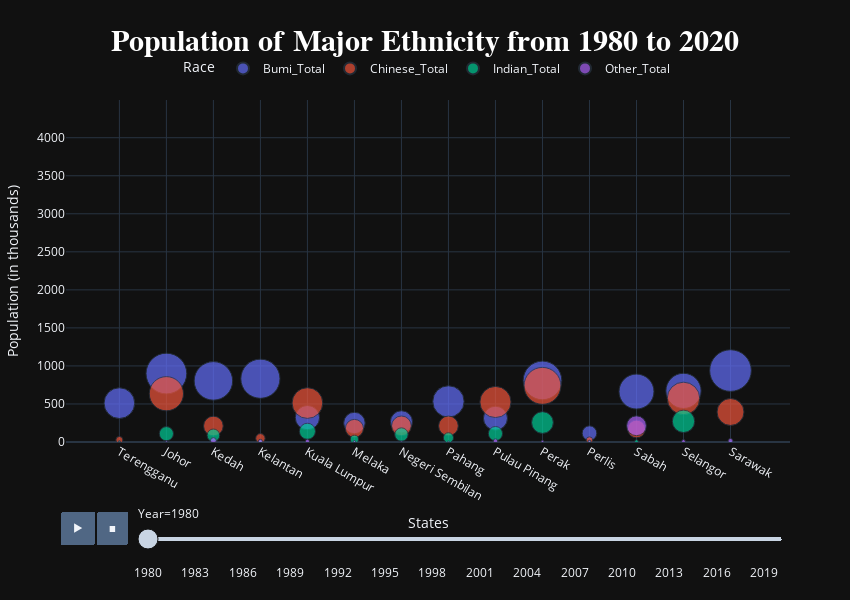

The notebook cell saved with this chart:
### Code cell
# melt the data to long format
pop_state_melted = pop_state.melt(
    id_vars=['Year', 'State'],
    value_vars=['Bumi_Total', 'Chinese_Total', 'Indian_Total', 'Other_Total'],
    var_name='Race', 
    value_name='Population'
)

max_population = pop_state_melted['Population'].max()

fig = px.scatter (
    pop_state_melted, 
    x='State', 
    y='Population', 
    size='Population',
    size_max=60,
    color='Race',
    animation_frame='Year', 
    range_y=[0, max_population + 600],  # Increase the upper limit
    labels = {'Population': 'Population (in thousands)', 'State': 'States'}
)

fig.update_layout(
    template='plotly_dark',
    showlegend=True,
    width=850,
    height=600,
    margin=dict(t=100, b=50, l=50, r=60),
    title= 'Population of Major Ethnicity from 1980 to 2020',
    title_font=dict(size=30, family='Arial', weight='bold', color='white'),  # Title color for dark mode
    title_x= 0.5, 
    title_y= 0.95,
    legend=dict(
        orientation="h",  
        yanchor="bottom", 
        y=1.05,  
        xanchor="center", 
        x=0.5  
    )
)

fig.write_html("../charts_html/bubble-charts-state.html")

fig.show()

### Figure 1 — Plotly figure (JSON) as saved in the notebook; plotly's stock layout.template omitted (floating-point values rounded to 4 significant figures)
{"data": [{"hovertemplate": "Race=Bumi_Total<br>Year=1980<br>States=%{x}<br>Population (in thousands)=%{marker.size}<extra></extra>", "legendgroup": "Bumi_Total", "marker": {"color": "#636efa", "size": [510.9, 899.7, 803.4, 831.7, 320.6, 249.6, 265.3, 532.9, 312.9, 809.4, 116.2, 663.1, 672, 939.1], "sizemode": "area", "sizeref": 1.082, "symbol": "circle"}, "mode": "markers", "name": "Bumi_Total", "orientation": "v", "showlegend": true, "type": "scatter", "x": ["Terengganu", "Johor", "Kedah", "Kelantan", "Kuala Lumpur", "Melaka", "Negeri Sembilan", "Pahang", "Pulau Pinang", "Perak", "Perlis", "Sabah", "Selangor", "Sarawak"], "xaxis": "x", "y": [510.9, 899.7, 803.4, 831.7, 320.6, 249.6, 265.3, 532.9, 312.9, 809.4, 116.2, 663.1, 672, 939.1], "yaxis": "y"}, {"hovertemplate": "Race=Chinese_Total<br>Year=1980<br>States=%{x}<br>Population (in thousands)=%{marker.size}<extra></extra>", "legendgroup": "Chinese_Total", "marker": {"color": "#EF553B", "size": [26.9, 634.7, 210.3, 48.3, 512.1, 178.2, 211.6, 211.5, 526.1, 738, 24, 171.1, 572.6, 394.7], "sizemode": "area", "sizeref": 1.082, "symbol": "circle"}, "mode": "markers", "name": "Chinese_Total", "orientation": "v", "showlegend": true, "type": "scatter", "x": ["Terengganu", "Johor", "Kedah", "Kelantan", "Kuala Lumpur", "Melaka", "Negeri Sembilan", "Pahang", "Pulau Pinang", "Perak", "Perlis", "Sabah", "Selangor", "Sarawak"], "xaxis": "x", "y": [26.9, 634.7, 210.3, 48.3, 512.1, 178.2, 211.6, 211.5, 526.1, 738, 24, 171.1, 572.6, 394.7], "yaxis": "y"}, {"hovertemplate": "Race=Indian_Total<br>Year=1980<br>States=%{x}<br>Population (in thousands)=%{marker.size}<extra></extra>", "legendgroup": "Indian_Total", "marker": {"color": "#00cc96", "size": [2.7, 109.3, 87.4, 6.7, 140.8, 35.7, 98, 55.8, 110.3, 256, 4.2, 7.2, 271.8, 3.7], "sizemode": "area", "sizeref": 1.082, "symbol": "circle"}, "mode": "markers", "name": "Indian_Total", "orientation": "v", "showlegend": true, "type": "scatter", "x": ["Terengganu", "Johor", "Kedah", "Kelantan", "Kuala Lumpur", "Melaka", "Negeri Sembilan", "Pahang", "Pulau Pinang", "Perak", "Perlis", "Sabah", "Selangor", "Sarawak"], "xaxis": "x", "y": [2.7, 109.3, 87.4, 6.7, 140.8, 35.7, 98, 55.8, 110.3, 256, 4.2, 7.2, 271.8, 3.7], "yaxis": "y"}, {"hovertemplate": "Race=Other_Total<br>Year=1980<br>States=%{x}<br>Population (in thousands)=%{marker.size}<extra></extra>", "legendgroup": "Other_Total", "marker": {"color": "#ab63fa", "size": [1.2, 2.5, 18.8, 8.9, 9.6, 3.3, 1.7, 1.7, 11.5, 4.2, 4.2, 213.6, 7.8, 13.7], "sizemode": "area", "sizeref": 1.082, "symbol": "circle"}, "mode": "markers", "name": "Other_Total", "orientation": "v", "showlegend": true, "type": "scatter", "x": ["Terengganu", "Johor", "Kedah", "Kelantan", "Kuala Lumpur", "Melaka", "Negeri Sembilan", "Pahang", "Pulau Pinang", "Perak", "Perlis", "Sabah", "Selangor", "Sarawak"], "xaxis": "x", "y": [1.2, 2.5, 18.8, 8.9, 9.6, 3.3, 1.7, 1.7, 11.5, 4.2, 4.2, 213.6, 7.8, 13.7], "yaxis": "y"}], "layout": {"height": 600, "legend": {"itemsizing": "constant", "orientation": "h", "title": {"text": "Race"}, "tracegroupgap": 0, "x": 0.5, "xanchor": "center", "y": 1.05, "yanchor": "bottom"}, "margin": {"b": 50, "l": 50, "r": 60, "t": 100}, "showlegend": true, "sliders": [{"active": 0, "currentvalue": {"prefix": "Year="}, "len": 0.9, "pad": {"b": 10, "t": 60}, "steps": [{"args": [["1980"], {"frame": {"duration": 0, "redraw": false}, "fromcurrent": true, "mode": "immediate", "transition": {"duration": 0, "easing": "linear"}}], "label": "1980", "method": "animate"}, {"args": [["1981"], {"frame": {"duration": 0, "redraw": false}, "fromcurrent": true, "mode": "immediate", "transition": {"duration": 0, "easing": "linear"}}], "label": "1981", "method": "animate"}, {"args": [["1982"], {"frame": {"duration": 0, "redraw": false}, "fromcurrent": true, "mode": "immediate", "transition": {"duration": 0, "easing": "linear"}}], "label": "1982", "method": "animate"}, {"args": [["1983"], {"frame": {"duration": 0, "redraw": false}, "fromcurrent": true, "mode": "immediate", "transition": {"duration": 0, "easing": "linear"}}], "label": "1983", "method": "animate"}, {"args": [["1984"], {"frame": {"duration": 0, "redraw": false}, "fromcurrent": true, "mode": "immediate", "transition": {"duration": 0, "easing": "linear"}}], "label": "1984", "method": "animate"}, {"args": [["1985"], {"frame": {"duration": 0, "redraw": false}, "fromcurrent": true, "mode": "immediate", "transition": {"duration": 0, "easing": "linear"}}], "label": "1985", "method": "animate"}, {"args": [["1986"], {"frame": {"duration": 0, "redraw": false}, "fromcurrent": true, "mode": "immediate", "transition": {"duration": 0, "easing": "linear"}}], "label": "1986", "method": "animate"}, {"args": [["1987"], {"frame": {"duration": 0, "redraw": false}, "fromcurrent": true, "mode": "immediate", "transition": {"duration": 0, "easing": "linear"}}], "label": "1987", "method": "animate"}, {"args": [["1988"], {"frame": {"duration": 0, "redraw": false}, "fromcurrent": true, "mode": "immediate", "transition": {"duration": 0, "easing": "linear"}}], "label": "1988", "method": "animate"}, {"args": [["1989"], {"frame": {"duration": 0, "redraw": false}, "fromcurrent": true, "mode": "immediate", "transition": {"duration": 0, "easing": "linear"}}], "label": "1989", "method": "animate"}, {"args": [["1990"], {"frame": {"duration": 0, "redraw": false}, "fromcurrent": true, "mode": "immediate", "transition": {"duration": 0, "easing": "linear"}}], "label": "1990", "method": "animate"}, {"args": [["1991"], {"frame": {"duration": 0, "redraw": false}, "fromcurrent": true, "mode": "immediate", "transition": {"duration": 0, "easing": "linear"}}], "label": "1991", "method": "animate"}, {"args": [["1992"], {"frame": {"duration": 0, "redraw": false}, "fromcurrent": true, "mode": "immediate", "transition": {"duration": 0, "easing": "linear"}}], "label": "1992", "method": "animate"}, {"args": [["1993"], {"frame": {"duration": 0, "redraw": false}, "fromcurrent": true, "mode": "immediate", "transition": {"duration": 0, "easing": "linear"}}], "label": "1993", "method": "animate"}, {"args": [["1994"], {"frame": {"duration": 0, "redraw": false}, "fromcurrent": true, "mode": "immediate", "transition": {"duration": 0, "easing": "linear"}}], "label": "1994", "method": "animate"}, {"args": [["1995"], {"frame": {"duration": 0, "redraw": false}, "fromcurrent": true, "mode": "immediate", "transition": {"duration": 0, "easing": "linear"}}], "label": "1995", "method": "animate"}, {"args": [["1996"], {"frame": {"duration": 0, "redraw": false}, "fromcurrent": true, "mode": "immediate", "transition": {"duration": 0, "easing": "linear"}}], "label": "1996", "method": "animate"}, {"args": [["1997"], {"frame": {"duration": 0, "redraw": false}, "fromcurrent": true, "mode": "immediate", "transition": {"duration": 0, "easing": "linear"}}], "label": "1997", "method": "animate"}, {"args": [["1998"], {"frame": {"duration": 0, "redraw": false}, "fromcurrent": true, "mode": "immediate", "transition": {"duration": 0, "easing": "linear"}}], "label": "1998", "method": "animate"}, {"args": [["1999"], {"frame": {"duration": 0, "redraw": false}, "fromcurrent": true, "mode": "immediate", "transition": {"duration": 0, "easing": "linear"}}], "label": "1999", "method": "animate"}, {"args": [["2000"], {"frame": {"duration": 0, "redraw": false}, "fromcurrent": true, "mode": "immediate", "transition": {"duration": 0, "easing": "linear"}}], "label": "2000", "method": "animate"}, {"args": [["2001"], {"frame": {"duration": 0, "redraw": false}, "fromcurrent": true, "mode": "immediate", "transition": {"duration": 0, "easing": "linear"}}], "label": "2001", "method": "animate"}, {"args": [["2002"], {"frame": {"duration": 0, "redraw": false}, "fromcurrent": true, "mode": "immediate", "transition": {"duration": 0, "easing": "linear"}}], "label": "2002", "method": "animate"}, {"args": [["2003"], {"frame": {"duration": 0, "redraw": false}, "fromcurrent": true, "mode": "immediate", "transition": {"duration": 0, "easing": "linear"}}], "label": "2003", "method": "animate"}, {"args": [["2004"], {"frame": {"duration": 0, "redraw": false}, "fromcurrent": true, "mode": "immediate", "transition": {"duration": 0, "easing": "linear"}}], "label": "2004", "method": "animate"}, {"args": [["2005"], {"frame": {"duration": 0, "redraw": false}, "fromcurrent": true, "mode": "immediate", "transition": {"duration": 0, "easing": "linear"}}], "label": "2005", "method": "animate"}, {"args": [["2006"], {"frame": {"duration": 0, "redraw": false}, "fromcurrent": true, "mode": "immediate", "transition": {"duration": 0, "easing": "linear"}}], "label": "2006", "method": "animate"}, {"args": [["2007"], {"frame": {"duration": 0, "redraw": false}, "fromcurrent": true, "mode": "immediate", "transition": {"duration": 0, "easing": "linear"}}], "label": "2007", "method": "animate"}, {"args": [["2008"], {"frame": {"duration": 0, "redraw": false}, "fromcurrent": true, "mode": "immediate", "transition": {"duration": 0, "easing": "linear"}}], "label": "2008", "method": "animate"}, {"args": [["2009"], {"frame": {"duration": 0, "redraw": false}, "fromcurrent": true, "mode": "immediate", "transition": {"duration": 0, "easing": "linear"}}], "label": "2009", "method": "animate"}, {"args": [["2010"], {"frame": {"duration": 0, "redraw": false}, "fromcurrent": true, "mode": "immediate", "transition": {"duration": 0, "easing": "linear"}}], "label": "2010", "method": "animate"}, {"args": [["2011"], {"frame": {"duration": 0, "redraw": false}, "fromcurrent": true, "mode": "immediate", "transition": {"duration": 0, "easing": "linear"}}], "label": "2011", "method": "animate"}, {"args": [["2012"], {"frame": {"duration": 0, "redraw": false}, "fromcurrent": true, "mode": "immediate", "transition": {"duration": 0, "easing": "linear"}}], "label": "2012", "method": "animate"}, {"args": [["2013"], {"frame": {"duration": 0, "redraw": false}, "fromcurrent": true, "mode": "immediate", "transition": {"duration": 0, "easing": "linear"}}], "label": "2013", "method": "animate"}, {"args": [["2014"], {"frame": {"duration": 0, "redraw": false}, "fromcurrent": true, "mode": "immediate", "transition": {"duration": 0, "easing": "linear"}}], "label": "2014", "method": "animate"}, {"args": [["2015"], {"frame": {"duration": 0, "redraw": false}, "fromcurrent": true, "mode": "immediate", "transition": {"duration": 0, "easing": "linear"}}], "label": "2015", "method": "animate"}, {"args": [["2016"], {"frame": {"duration": 0, "redraw": false}, "fromcurrent": true, "mode": "immediate", "transition": {"duration": 0, "easing": "linear"}}], "label": "2016", "method": "animate"}, {"args": [["2017"], {"frame": {"duration": 0, "redraw": false}, "fromcurrent": true, "mode": "immediate", "transition": {"duration": 0, "easing": "linear"}}], "label": "2017", "method": "animate"}, {"args": [["2018"], {"frame": {"duration": 0, "redraw": false}, "fromcurrent": true, "mode": "immediate", "transition": {"duration": 0, "easing": "linear"}}], "label": "2018", "method": "animate"}, {"args": [["2019"], {"frame": {"duration": 0, "redraw": false}, "fromcurrent": true, "mode": "immediate", "transition": {"duration": 0, "easing": "linear"}}], "label": "2019", "method": "animate"}, {"args": [["2020"], {"frame": {"duration": 0, "redraw": false}, "fromcurrent": true, "mode": "immediate", "transition": {"duration": 0, "easing": "linear"}}], "label": "2020", "method": "animate"}], "x": 0.1, "xanchor": "left", "y": 0, "yanchor": "top"}], "title": {"font": {"color": "white", "family": "Arial", "size": 30, "weight": "bold"}, "text": "Population of Major Ethnicity from 1980 to 2020", "x": 0.5, "y": 0.95}, "updatemenus": [{"buttons": [{"args": [null, {"frame": {"duration": 500, "redraw": false}, "fromcurrent": true, "mode": "immediate", "transition": {"duration": 500, "easing": "linear"}}], "label": "&#9654;", "method": "animate"}, {"args": [[null], {"frame": {"duration": 0, "redraw": false}, "fromcurrent": true, "mode": "immediate", "transition": {"duration": 0, "easing": "linear"}}], "label": "&#9724;", "method": "animate"}], "direction": "left", "pad": {"r": 10, "t": 70}, "showactive": false, "type": "buttons", "x": 0.1, "xanchor": "right", "y": 0, "yanchor": "top"}], "width": 850, "xaxis": {"anchor": "y", "domain": [0, 1], "title": {"text": "States"}}, "yaxis": {"anchor": "x", "domain": [0, 1], "range": [0, 4496.0], "title": {"text": "Population (in thousands)"}}}}
